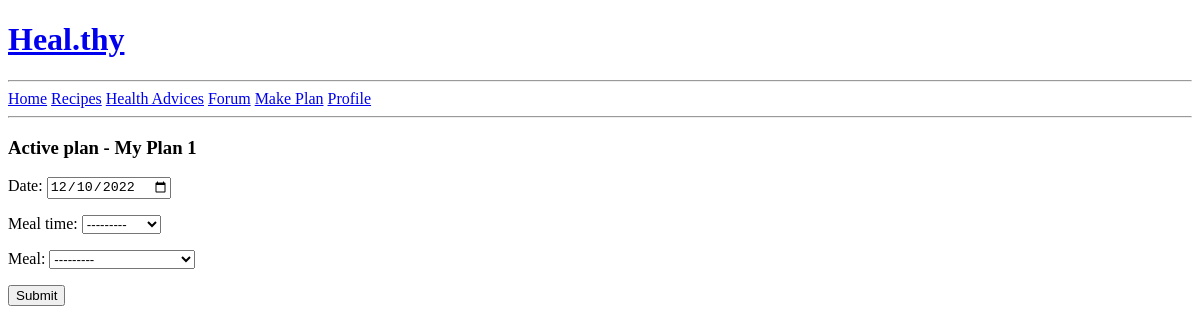
Page /create-plan/ (signed in) on the earlier database version.
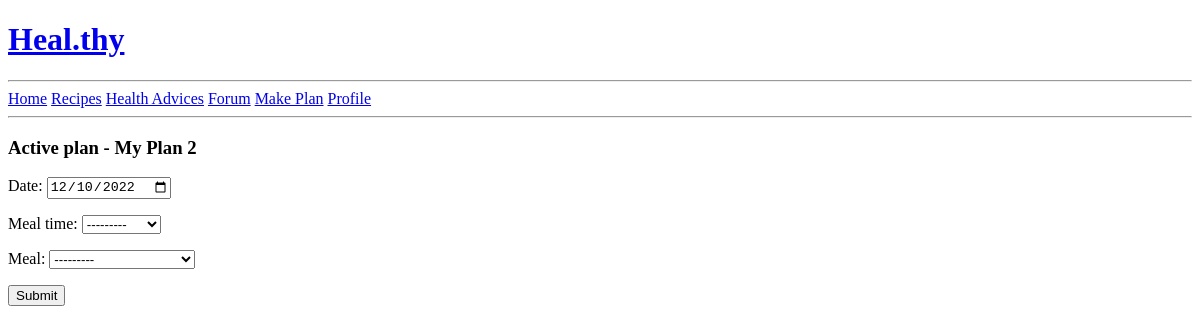
Same page on the later database version.
### base/models.py (models this page shows, shortened)
class Meal_Plan(models.Model):
    user_id = models.ForeignKey(User, on_delete=models.SET_NULL, null=True)
    name = models.CharField(max_length=200)
    is_active = models.BooleanField(default=False)
    updated = models.DateTimeField(auto_now=True)
    created = models.DateTimeField(auto_now_add=True)

### base/views.py (the view, shortened to what this page needs)
# urls.py: path('create-plan/', views.createMealPlan, name='create-plan'),
@login_required(login_url='login-page')
def createMealPlan(request):
    meal_plan_form = MealPlanForm()
    menu_form = MenuForm()
    context = {'meal_plan_form': meal_plan_form, 'menu_form': menu_form}
    try:
        meal_plan = Meal_Plan.objects.get(user_id=request.user, is_active = True)
        context.update({'meal_plan': meal_plan})
    except:
        messages.error(request, "You have plans assigned. Select active plan. ")
        messages.error(request, "If you want you can add new plan below.")
    return render(request, 'base/meal_plan.html', context)

### base/forms.py
class MealPlanForm(ModelForm):
    class Meta:
        model = Meal_Plan
        fields = '__all__'
        exclude = ['user_id','is_active']

class MenuForm(ModelForm):
    class Meta:
        model = Menu
        fields = '__all__'
        exclude = ['meal_plan']
        widgets = {
            'date': DateInput(attrs={'type': 'date'})
        }

### base/models.py (called while the page is built)
    def __str__(self):
        return self.name

    def __str__(self):
        return self.name

### base/templates/base/meal_plan.html (shortened to what this page needs)
{% extends 'main.html' %}
{% block content %}
{% if meal_plan %}
    <h3>Active plan - {{meal_plan.name}}</h3>
    <form method="POST" action="">
        {{ menu_form.as_p }}
        <input type="submit" value="Submit"/>
    </form>
{% endif %}
{% endblock content%}

Differences in the rows shown:
no longer on this page (row edited): Meal_Plan: name "My Plan 1"
added Meal_Plan: name "My Plan 2"
